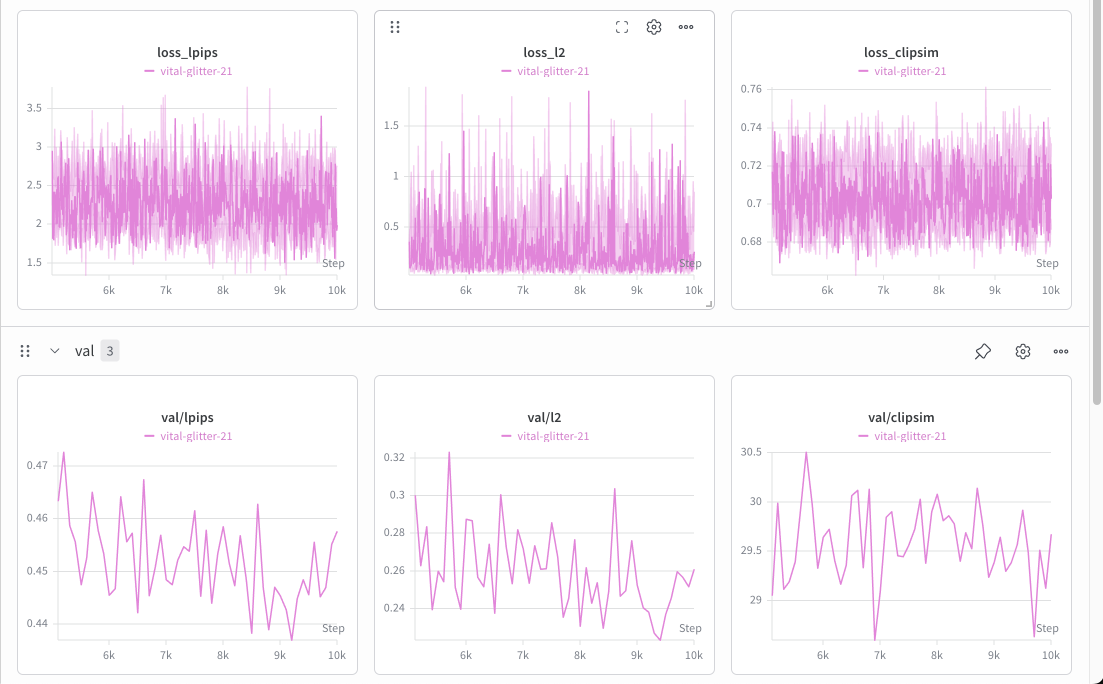
#> input picture assets/loss-curves.png, 2206 x 1368 px (shown at 1/2 size)
$ python generate_pairs.py --input_dir ../assets --output_dir out
#> lines starting #> are read from the running program, lines starting #| are printed output that depends on the picture
import cv2
import os
import numpy as np
from pathlib import Path
import argparse
from tqdm import tqdm


def canny_sketch(img, low=35, high=110):
    gray = cv2.cvtColor(img, cv2.COLOR_BGR2GRAY)
    clahe = cv2.createCLAHE(clipLimit=1.5, tileGridSize=(8, 8))
    equalized = clahe.apply(gray)
    # increase sigmaColor + sigmaSpace slightly to suppress hair texture
    filtered = cv2.bilateralFilter(
        equalized, d=7, sigmaColor=65, sigmaSpace=65)
    edges = cv2.Canny(filtered, low, high)
    sketch = cv2.cvtColor(edges, cv2.COLOR_GRAY2BGR)
    return sketch


def make_pair(sketch, photo):
    return np.concatenate([sketch, photo], axis=1)


def generate_pairs(input_dir, output_dir, low, high, size, limit):
#> called with input_dir = '../assets', output_dir = 'out', low = 50, high = 150, size = 256
    input_path = Path(input_dir)
    output_path = Path(output_dir)
    output_path.mkdir(parents=True, exist_ok=True)

    images = list(input_path.glob("*.jpg")) + list(input_path.glob("*.png"))
    if limit:
        images = images[:limit]

    print(f"Processing {len(images)} images...")
    skipped = 0

    for img_path in tqdm(images):
        img = cv2.imread(str(img_path))
#> img is the input picture: shape (1368, 2206, 3); mean B, G, R 249, 241, 249.7
        if img is None:
            skipped += 1
            continue

        img = cv2.resize(img, (size, size))
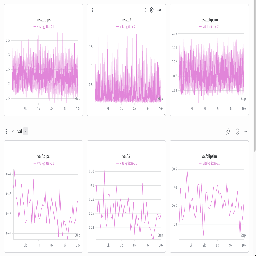
#> img: shape (256, 256, 3); mean B, G, R 249.2, 241.1, 249.9
        sketch = canny_sketch(img, low, high)
#> in canny_sketch, `gray = cv2.cvtColor(img, cv2.COLOR_BGR2GRAY)`:
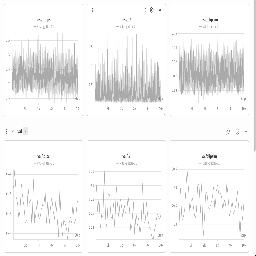
#> gray: shape (256, 256); min 12, max 255, mean 244.6
#> in canny_sketch, `equalized = clahe.apply(gray)`:
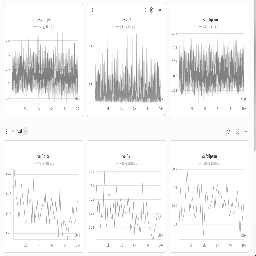
#> equalized: shape (256, 256); min 13, max 255, mean 241.6
#> in canny_sketch, `filtered = cv2.bilateralFilter( equalized, d=7, sigmaColor=65, sigmaSp..`:
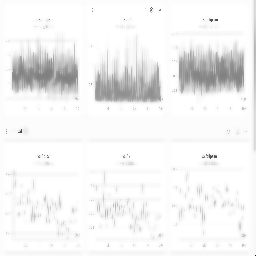
#> filtered: shape (256, 256); min 22, max 255, mean 242.2
#> in canny_sketch, `edges = cv2.Canny(filtered, low, high)`:
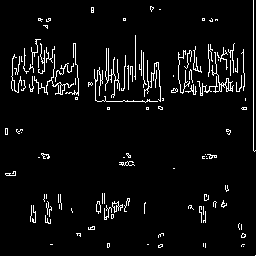
#> edges: shape (256, 256); 4.9% white in thin lines or dots
#> in canny_sketch, `sketch = cv2.cvtColor(edges, cv2.COLOR_GRAY2BGR)`: sketch: shape (256, 256, 3); 4.9% white in thin lines or dots
        pair = make_pair(sketch, img)
#> in make_pair, `return np.concatenate([sketch, photo], axis=1)`:
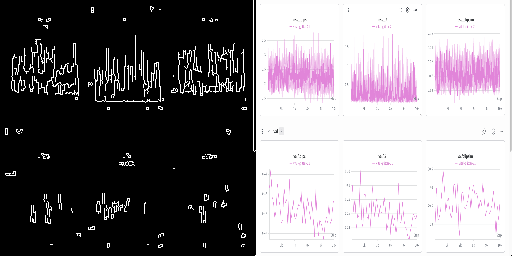
#> returned value: shape (256, 512, 3); mean of channels 0, 1, 2 130.9, 126.9, 131.2; drawn as B, G, R

        out_path = output_path / img_path.name
        cv2.imwrite(str(out_path), pair)
#> pass 2 of the loop in generate_pairs, `for img_path in tqdm(images):`:
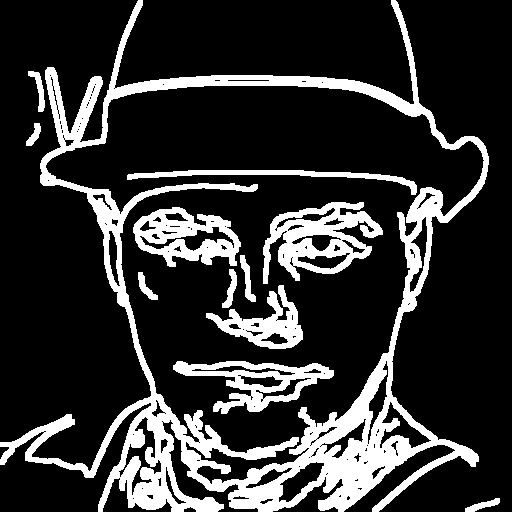
#> input picture assets/sketch-1.png, 512 x 512 px
#> in generate_pairs, img is the input picture: shape (512, 512, 3); min 0, max 255, mean 51
#> img: shape (256, 256, 3)
#> in canny_sketch (call 2), `edges = cv2.Canny(filtered, low, high)`:
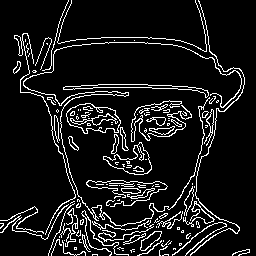
#> edges: shape (256, 256); 9.8% white in thin lines or dots
#> sketch: shape (256, 256, 3); 9.8% white in thin lines or dots
#> in make_pair (call 2), `return np.concatenate([sketch, photo], axis=1)`:
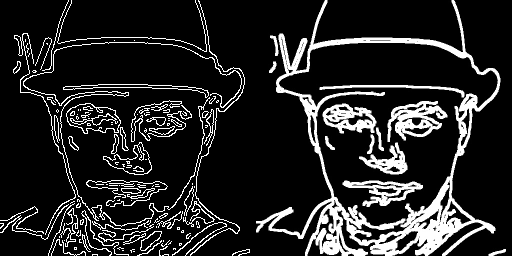
#> returned value: shape (256, 512, 3); min 0, max 255, mean 38
#> pass 3 of the loop in generate_pairs, `for img_path in tqdm(images):`:
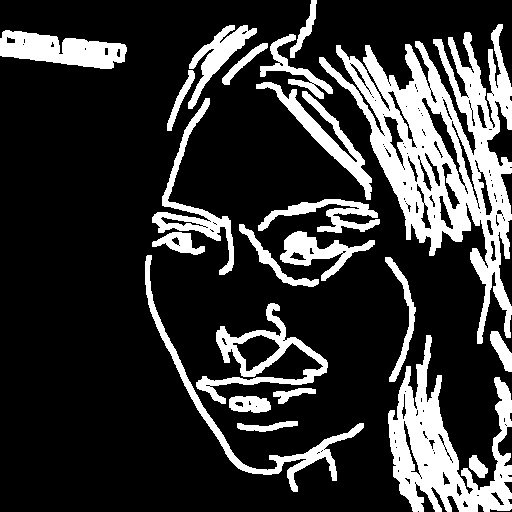
#> input picture assets/sketch-2.png, 512 x 512 px
#> in generate_pairs, img is the input picture: shape (512, 512, 3); min 0, max 255, mean 54.1
#> img: shape (256, 256, 3)
#> in canny_sketch (call 3), `edges = cv2.Canny(filtered, low, high)`:
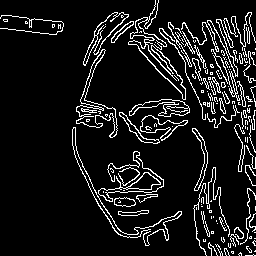
#> edges: shape (256, 256); 9.8% white in thin lines or dots
#> sketch: shape (256, 256, 3); 9.8% white in thin lines or dots
#> in make_pair (call 3), `return np.concatenate([sketch, photo], axis=1)`:
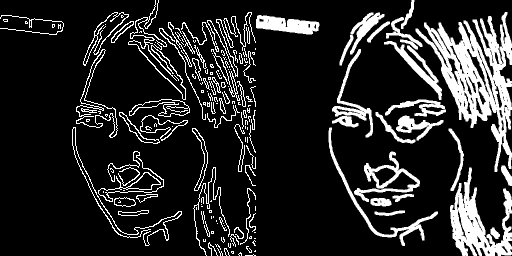
#> returned value: shape (256, 512, 3); min 0, max 255, mean 39.5

    print(f"Done. Saved {len(images) - skipped} pairs to {output_dir}")
    if skipped:
        print(f"Skipped {skipped} unreadable files")


if __name__ == "__main__":
    parser = argparse.ArgumentParser()
    parser.add_argument("--input_dir",  required=True,
                        help="Folder of raw face images")
    parser.add_argument("--output_dir", required=True,
                        help="Folder to save sketch-photo pairs")
    parser.add_argument("--low",   type=int, default=50,
                        help="Canny low threshold")
    parser.add_argument("--high",  type=int, default=150,
                        help="Canny high threshold")
    parser.add_argument("--size",  type=int, default=256,
                        help="Output image size")
    parser.add_argument("--limit", type=int, default=None,
                        help="Max images to process")
    args = parser.parse_args()

    generate_pairs(args.input_dir, args.output_dir, args.low,
                   args.high, args.size, args.limit)
